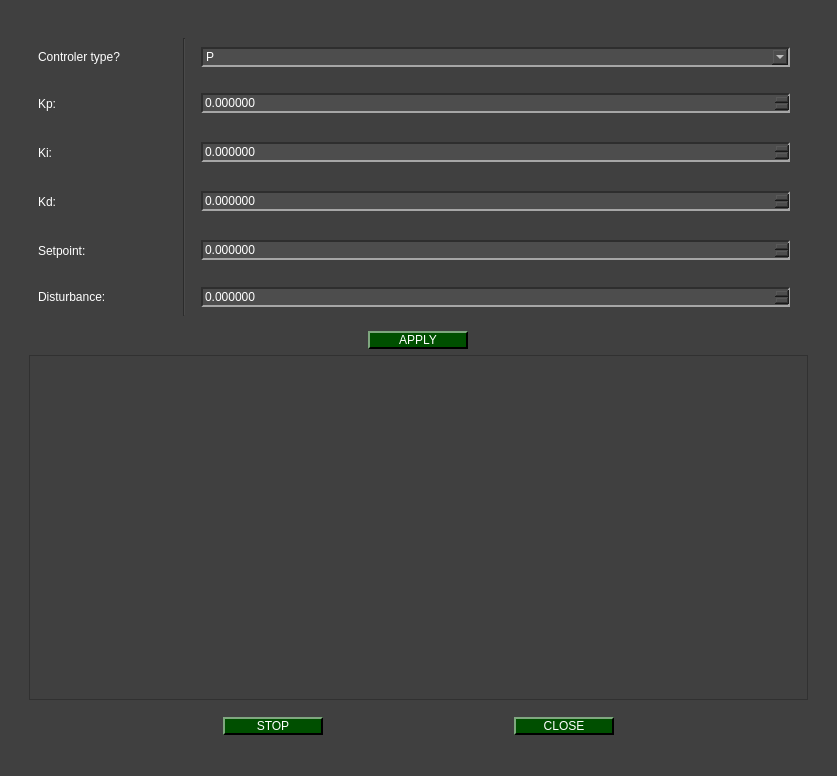
<?xml version="1.0" encoding="UTF-8"?>
<ui version="4.0">
 <class>Dialog_Plot_PID_Window</class>
 <widget class="QDialog" name="Dialog_Plot_PID_Window">
  <property name="geometry">
   <rect>
    <x>0</x>
    <y>0</y>
    <width>837</width>
    <height>776</height>
   </rect>
  </property>
  <property name="windowTitle">
   <string>Dialog</string>
  </property>
  <property name="styleSheet">
   <string notr="true">QWidget{
	background-color: rgb(64, 64, 64);
}

QTabWidget::pane { 
   border: 1px solid rgb(166, 166, 166);
}

QTabBar::tab {
  	background-color: rgb(77, 77, 77);
 }

 QTabBar::tab:selected {
  	background-color: rgb(140, 140, 140);
	padding-top: 2px;
	padding-bottom: 2px;
	padding-left: 12px;
	padding-right: 12px;
 }

 QTabBar::tab:selected:hover {
  	background-color: rgb(140, 140, 140);
	padding-top: 2px;
	padding-bottom: 2px;
	padding-left: 12px;
	padding-right: 12px;
 }

 QTabBar::tab:hover {
  	background-color: rgb(109, 109, 109);
	padding-top: 2px;
	padding-bottom: 2px;
	padding-left: 12px;
	padding-right: 12px;
 }

 QTabBar::tab:middle {
	border-right: 1px dashed rgb(166, 166, 166);
	border-left: 1px dashed rgb(166, 166, 166);
	padding-top: 2px;
	padding-bottom: 2px;
	padding-left: 12px;
	padding-right: 12px;
 }

 QTabBar::tab:last {
	border-top-right-radius: 10px;
	padding-top: 2px;
	padding-bottom: 2px;
	padding-left: 12px;
	padding-right: 12px;
 }

 QTabBar::tab:first {
	border-top-left-radius: 10px;
	padding-top: 2px;
	padding-bottom: 2px;
	padding-left: 12px;
	padding-right: 12px;
 }


QComboBox QAbstractItemView {
    background-color: rgb(77, 77, 77);
}

QComboBox QAbstractItemView::item:focus{
    background-color: rgb(140, 140, 140);
}

QDoubleSpinBox{
	background-color: rgb(77, 77, 77);
	
	border-top: 1.5px solid rgb(46, 46, 46);
	border-left: 1.5px solid rgb(46, 46, 46);

	border-bottom: 1.5px solid rgb(166, 166, 166);
	border-right: 1.5px solid rgb(166, 166, 166);
}

QDoubleSpinBox::up-button{
    image: url(:/imgs/imgs/drop_up_arrow.png);
	width: 11px;

	background-color: rgb(0, 79, 0);
	border-top: 1.5px solid rgb(127, 167, 127);
	border-left: 1.5px solid rgb(127, 167, 127);

	border-bottom: 1.5px solid rgb(0, 0, 0);
	border-right: 1.5px solid rgb(0, 0, 0);
}

QDoubleSpinBox::up-button:pressed{
	border: 2px solid rgb(255, 255, 255);
}

QDoubleSpinBox::up-button:hover{
	background-color: rgb(0, 50, 0);
}

QDoubleSpinBox::down-button{
    image: url(:/imgs/imgs/drop_down_arrow.png);
	width: 11px;

	background-color: rgb(0, 79, 0);
	border-top: 1.5px solid rgb(127, 167, 127);
	border-left: 1.5px solid rgb(127, 167, 127);

	border-bottom: 1.5px solid rgb(0, 0, 0);
	border-right: 1.5px solid rgb(0, 0, 0);
}

QDoubleSpinBox::down-button:pressed{
	border: 2px solid rgb(255, 255, 255);
}

QDoubleSpinBox::down-button:hover{
	background-color: rgb(0, 50, 0);
}

QWidget#centralwidget{
	background-color: rgb(64, 64, 64);
}

QWidget{
	color: rgb(255, 255, 255);
}

QComboBox{
	background-color: rgb(77, 77, 77);
	
	border-top: 1.5px solid rgb(46, 46, 46);
	border-left: 1.5px solid rgb(46, 46, 46);

	border-bottom: 1.5px solid rgb(166, 166, 166);
	border-right: 1.5px solid rgb(166, 166, 166);
}


QComboBox::drop-down{
	image: url(:/imgs/imgs/drop_down_arrow.png);
	width: 11px;

	background-color: rgb(0, 79, 0);
	border-top: 2px solid rgb(127, 167, 127);
	border-left: 2px solid rgb(127, 167, 127);

	border-bottom: 2px solid rgb(0, 0, 0);
	border-right: 2px solid rgb(0, 0, 0);
}

QComboBox::drop-down:hover{
	background-color: rgb(0, 50, 0);
}

QComboBox::drop-down:pressed{
	border: 2px solid rgb(255, 255, 255);
}

QPushButton{
	background-color: rgb(0, 79, 0);

	border-top: 1.5px solid rgb(127, 167, 127);
	border-left: 1.5px solid rgb(127, 167, 127);

	border-bottom: 1.5px solid rgb(0, 0, 0);
	border-right: 1.5px solid rgb(0, 0, 0);

	
	font: 12pt &quot;Helvetica&quot;;
	text-align:center;
}

QWidget{
	font: 12pt &quot;Helvetica&quot;;
}

QPushButton:hover{
	background-color: rgb(0, 50, 0);
}

QPushButton:pressed{
	border: 2px solid rgb(255, 255, 255);
}

QLineEdit{
	background-color: rgb(77, 77, 77);
	border-top: 1.5px solid rgb(46, 46, 46);
	border-left: 1.5px solid rgb(46, 46, 46);

	border-bottom: 1.5px solid rgb(166, 166, 166);
	border-right: 1.5px solid rgb(166, 166, 166);
}

QRadioButton::indicator{
	border-radius: 6px;
	border-top: 1.5px solid rgb(0, 0, 0);
	border-left: 1.5px solid rgb(0, 0, 0);

	border-bottom: 1.5px solid rgb(160, 160, 160);
	border-right: 1.5px solid rgb(160, 160, 160);
}

QRadioButton::indicator::checked{
	background-color: white;
}

QRadioButton::indicator::unchecked:hover{
	background-color: #9F9F9F;
}

QRadioButton::indicator::pressed{
	border: 1.5px solid #505050
}

QPushButton#reload_devices{
	image: url(:/imgs/imgs/reload.png);
	width: 11px;
	background-color: rgb(0, 79, 0);

	border-top: 1.5px solid rgb(127, 167, 127);
	border-left: 1.5px solid rgb(127, 167, 127);

	border-bottom: 1.5px solid rgb(0, 0, 0);
	border-right: 1.5px solid rgb(0, 0, 0);

	
	font: 12pt &quot;Helvetica&quot;;
	text-align:center;
}

QPushButton#reload_devices:hover{
	background-color: rgb(0, 50, 0);
}

QPushButton#reload_devices:pressed{
	border: 2px solid rgb(255, 255, 255);
}

QDoubleSpinBox{
	background-color: rgb(77, 77, 77);
	
	border-top: 1.5px solid rgb(46, 46, 46);
	border-left: 1.5px solid rgb(46, 46, 46);

	border-bottom: 1.5px solid rgb(166, 166, 166);
	border-right: 1.5px solid rgb(166, 166, 166);
}

QDoubleSpinBox:disabled {
    background-color: rgb(50, 50, 50);
    
    border-top: 1.5px solid rgb(30, 30, 30);
    border-left: 1.5px solid rgb(30, 30, 30);
    
    border-bottom: 1.5px solid rgb(100, 100, 100);
    border-right: 1.5px solid rgb(100, 100, 100);
    
    color: rgb(150, 150, 150);
}

QDoubleSpinBox::up-button{
    image: url(:/imgs/imgs/drop_up_arrow.png);
	width: 11px;

	background-color: rgb(0, 79, 0);
	border-top: 1.5px solid rgb(127, 167, 127);
	border-left: 1.5px solid rgb(127, 167, 127);

	border-bottom: 1.5px solid rgb(0, 0, 0);
	border-right: 1.5px solid rgb(0, 0, 0);
}

QDoubleSpinBox::up-button:pressed{
	border: 2px solid rgb(255, 255, 255);
}

QDoubleSpinBox::up-button:hover{
	background-color: rgb(0, 50, 0);
}

QDoubleSpinBox::down-button{
    image: url(:/imgs/imgs/drop_down_arrow.png);
	width: 11px;

	background-color: rgb(0, 79, 0);
	border-top: 1.5px solid rgb(127, 167, 127);
	border-left: 1.5px solid rgb(127, 167, 127);

	border-bottom: 1.5px solid rgb(0, 0, 0);
	border-right: 1.5px solid rgb(0, 0, 0);
}

QDoubleSpinBox::down-button:pressed{
	border: 2px solid rgb(255, 255, 255);
}

QDoubleSpinBox::down-button:hover{
	background-color: rgb(0, 50, 0);
}

QScrollBar:vertical {
     border: 1px solid rgb(140, 140, 140);
     background: rgb(140, 140, 140);
     width: 17px;
     margin: 17px 0 17px 0;
 }
QScrollBar::handle:vertical {
     background: rgb(0, 79, 0);
     min-height: 20px;
 }
QScrollBar::add-line:vertical {
	image: url(:/imgs/imgs/drop_down_arrow.png);
     border: 1px solid rgb(140, 140, 140);
     background: rgb(0, 79, 0);
     height: 15px;
     subcontrol-position: bottom;
     subcontrol-origin: margin;
 }

QScrollBar::sub-line:vertical {
	image: url(:/imgs/imgs/drop_up_arrow.png);
     border: 1px solid rgb(140, 140, 140);
     background: rgb(0, 79, 0);
     height: 15px;
     subcontrol-position: top;
     subcontrol-origin: margin;
 }

QScrollBar::add-line:vertical:pressed {
    border: 1px solid rgb(255, 255, 255);
	background: rgb(0, 79, 0)
 }

QScrollBar::sub-line:vertical:pressed {
	border: 1px solid rgb(255, 255, 255);
	background: rgb(0, 79, 0)
 }

QScrollBar::add-line:vertical:hover {
     background-color: rgb(0, 50, 0);
 }

QScrollBar::sub-line:vertical:hover {
    background-color: rgb(0, 50, 0);
 }

QScrollBar::handle:vertical:pressed {
    border: 1px solid rgb(255, 255, 255);
	background: rgb(0, 79, 0)
 }

QScrollBar::handle:vertical:hover {
    background-color: rgb(0, 50, 0);
 }

QScrollBar::add-page:vertical, QScrollBar::sub-page:vertical {
     background: none;
 }

QScrollArea{
	border: none;
}

QScrollBar:horizontal {
    border: 1px solid rgb(140, 140, 140);
    background: rgb(140, 140, 140);
    height: 17px; /* Era width na vertical */
    margin: 0 17px 0 17px; /* Margens laterais agora */
}

/* O &quot;pegador&quot; (slider) */
QScrollBar::handle:horizontal {
    background: rgb(0, 79, 0);
    min-width: 20px; /* Era min-height */
}

/* Botão da direita (Add line) */
QScrollBar::add-line:horizontal {
    image: url(:/imgs/imgs/drop_right_arrow.png); /* Ideal trocar para uma seta à direita */
    border: 1px solid rgb(140, 140, 140);
    background: rgb(0, 79, 0);
    width: 15px;
    subcontrol-position: right;
    subcontrol-origin: margin;
}

/* Botão da esquerda (Sub line) */
QScrollBar::sub-line:horizontal {
    image: url(:/imgs/imgs/drop_left_arrow.png); /* Ideal trocar para uma seta à esquerda */
    border: 1px solid rgb(140, 140, 140);
    background: rgb(0, 79, 0);
    width: 15px;
    subcontrol-position: left;
    subcontrol-origin: margin;
}

/* Estados de Interação (Hover e Pressed) */
QScrollBar::add-line:horizontal:pressed, QScrollBar::sub-line:horizontal:pressed, QScrollBar::handle:horizontal:pressed {
    border: 1px solid rgb(255, 255, 255);
    background: rgb(0, 79, 0);
}

QScrollBar::add-line:horizontal:hover, QScrollBar::sub-line:horizontal:hover, QScrollBar::handle:horizontal:hover {
    background-color: rgb(0, 50, 0);
}

/* Área de clique para pular página */
QScrollBar::add-page:horizontal, QScrollBar::sub-page:horizontal {
    background: none;
}

</string>
  </property>
  <layout class="QVBoxLayout" name="verticalLayout">
   <item>
    <widget class="QScrollArea" name="scrollArea">
     <property name="widgetResizable">
      <bool>true</bool>
     </property>
     <widget class="QWidget" name="scrollAreaWidgetContents">
      <property name="geometry">
       <rect>
        <x>0</x>
        <y>-4</y>
        <width>802</width>
        <height>769</height>
       </rect>
      </property>
      <layout class="QGridLayout" name="gridLayout_2">
       <item row="0" column="0">
        <widget class="QWidget" name="widget" native="true">
         <layout class="QVBoxLayout" name="verticalLayout_3">
          <item>
           <widget class="QWidget" name="widget_2" native="true">
            <layout class="QGridLayout" name="gridLayout">
             <item row="0" column="5" rowspan="6">
              <widget class="Line" name="line">
               <property name="orientation">
                <enum>Qt::Orientation::Vertical</enum>
               </property>
              </widget>
             </item>
             <item row="0" column="1">
              <widget class="QLabel" name="label_Type">
               <property name="minimumSize">
                <size>
                 <width>109</width>
                 <height>0</height>
                </size>
               </property>
               <property name="maximumSize">
                <size>
                 <width>109</width>
                 <height>25</height>
                </size>
               </property>
               <property name="toolTip">
                <string>&lt;html&gt;&lt;head/&gt;&lt;body&gt;&lt;p&gt;&lt;img src=&quot;:/imgs/imgs/PID_Flow.png&quot;/&gt;&lt;/p&gt;&lt;/body&gt;&lt;/html&gt;</string>
               </property>
               <property name="text">
                <string>Controler type?</string>
               </property>
              </widget>
             </item>
             <item row="3" column="6">
              <widget class="QWidget" name="widget_6" native="true">
               <layout class="QHBoxLayout" name="horizontalLayout_6">
                <item>
                 <widget class="QDoubleSpinBox" name="doubleSpinBox_KdDialog">
                  <property name="decimals">
                   <number>6</number>
                  </property>
                  <property name="maximum">
                   <double>999999999999.000000000000000</double>
                  </property>
                  <property name="singleStep">
                   <double>0.010000000000000</double>
                  </property>
                 </widget>
                </item>
               </layout>
              </widget>
             </item>
             <item row="3" column="1">
              <widget class="QLabel" name="label_Kd">
               <property name="text">
                <string>Kd:</string>
               </property>
              </widget>
             </item>
             <item row="0" column="6">
              <widget class="QWidget" name="widget_9" native="true">
               <layout class="QHBoxLayout" name="horizontalLayout_3">
                <item>
                 <widget class="QComboBox" name="comboBox_TypeDialog">
                  <property name="minimumSize">
                   <size>
                    <width>175</width>
                    <height>0</height>
                   </size>
                  </property>
                  <item>
                   <property name="text">
                    <string>P</string>
                   </property>
                  </item>
                  <item>
                   <property name="text">
                    <string>PI</string>
                   </property>
                  </item>
                  <item>
                   <property name="text">
                    <string>PD</string>
                   </property>
                  </item>
                  <item>
                   <property name="text">
                    <string>PID</string>
                   </property>
                  </item>
                 </widget>
                </item>
               </layout>
              </widget>
             </item>
             <item row="2" column="1">
              <widget class="QLabel" name="label_Ki">
               <property name="text">
                <string>Ki:</string>
               </property>
              </widget>
             </item>
             <item row="2" column="6">
              <widget class="QWidget" name="widget_7" native="true">
               <layout class="QHBoxLayout" name="horizontalLayout_5">
                <item>
                 <widget class="QDoubleSpinBox" name="doubleSpinBox_KiDialog">
                  <property name="decimals">
                   <number>6</number>
                  </property>
                  <property name="maximum">
                   <double>999999999999.000000000000000</double>
                  </property>
                  <property name="singleStep">
                   <double>0.010000000000000</double>
                  </property>
                 </widget>
                </item>
               </layout>
              </widget>
             </item>
             <item row="4" column="1">
              <widget class="QLabel" name="label_Setpoint">
               <property name="minimumSize">
                <size>
                 <width>100</width>
                 <height>30</height>
                </size>
               </property>
               <property name="maximumSize">
                <size>
                 <width>70</width>
                 <height>16777215</height>
                </size>
               </property>
               <property name="text">
                <string>Setpoint:</string>
               </property>
              </widget>
             </item>
             <item row="1" column="1">
              <widget class="QLabel" name="label_Kp">
               <property name="text">
                <string>Kp:</string>
               </property>
              </widget>
             </item>
             <item row="4" column="6">
              <widget class="QWidget" name="widget_5" native="true">
               <layout class="QHBoxLayout" name="horizontalLayout_7">
                <item>
                 <widget class="QDoubleSpinBox" name="doubleSpinBox_SetpointDialog">
                  <property name="enabled">
                   <bool>true</bool>
                  </property>
                  <property name="decimals">
                   <number>6</number>
                  </property>
                  <property name="maximum">
                   <double>999999999999.000000000000000</double>
                  </property>
                  <property name="singleStep">
                   <double>0.010000000000000</double>
                  </property>
                 </widget>
                </item>
               </layout>
              </widget>
             </item>
             <item row="1" column="6">
              <widget class="QWidget" name="widget_8" native="true">
               <layout class="QHBoxLayout" name="horizontalLayout_4">
                <item>
                 <widget class="QDoubleSpinBox" name="doubleSpinBox_KpDialog">
                  <property name="decimals">
                   <number>6</number>
                  </property>
                  <property name="maximum">
                   <double>999999999999.000000000000000</double>
                  </property>
                  <property name="singleStep">
                   <double>0.010000000000000</double>
                  </property>
                 </widget>
                </item>
               </layout>
              </widget>
             </item>
             <item row="5" column="1">
              <widget class="QLabel" name="label_Disturbe">
               <property name="toolTip">
                <string>&lt;html&gt;&lt;head/&gt;&lt;body&gt;&lt;p&gt;&lt;span style=&quot; font-size:14pt;&quot;&gt;The disturbance will be added as an integrator to the output signal of the PID control, as shown in the figure below:&lt;/span&gt;&lt;/p&gt;&lt;p&gt;&lt;img src=&quot;:/imgs/imgs/PID_Flow.png&quot;/&gt;&lt;/p&gt;&lt;/body&gt;&lt;/html&gt;</string>
               </property>
               <property name="styleSheet">
                <string notr="true">QLabel::toolTip {
    font: 12pt &quot;Helvetica&quot;;
    text-align: center;
    color: white;
    background-color: rgb(64, 64, 64);
}
</string>
               </property>
               <property name="text">
                <string>Disturbance:</string>
               </property>
              </widget>
             </item>
             <item row="5" column="2">
              <widget class="QLabel" name="label_I_Distrube">
               <property name="maximumSize">
                <size>
                 <width>24</width>
                 <height>25</height>
                </size>
               </property>
               <property name="toolTip">
                <string>&lt;html&gt;&lt;head/&gt;&lt;body&gt;&lt;p&gt;&lt;span style=&quot; font-size:14pt;&quot;&gt;The disturbance will be added as an integrator to the output signal of the PID control, as shown in the figure below:&lt;br/&gt;&lt;/span&gt;&lt;img src=&quot;:/imgs/imgs/PID_Flow.png&quot;/&gt;&lt;/p&gt;&lt;/body&gt;&lt;/html&gt;</string>
               </property>
               <property name="text">
                <string>&lt;html&gt;&lt;head/&gt;&lt;body&gt;&lt;p&gt;&lt;img src=&quot;:/imgs/imgs/inform.png&quot;/&gt;&lt;/p&gt;&lt;/body&gt;&lt;/html&gt;</string>
               </property>
              </widget>
             </item>
             <item row="0" column="2">
              <widget class="QLabel" name="label_i_Type">
               <property name="maximumSize">
                <size>
                 <width>24</width>
                 <height>25</height>
                </size>
               </property>
               <property name="toolTip">
                <string>&lt;html&gt;&lt;head/&gt;&lt;body&gt;&lt;p&gt;&lt;img src=&quot;:/imgs/imgs/PID_Flow.png&quot;/&gt;&lt;/p&gt;&lt;/body&gt;&lt;/html&gt;</string>
               </property>
               <property name="text">
                <string>&lt;html&gt;&lt;head/&gt;&lt;body&gt;&lt;p&gt;&lt;img src=&quot;:/imgs/imgs/inform.png&quot;/&gt;&lt;/p&gt;&lt;/body&gt;&lt;/html&gt;</string>
               </property>
              </widget>
             </item>
             <item row="5" column="6">
              <widget class="QWidget" name="widget_4" native="true">
               <layout class="QHBoxLayout" name="horizontalLayout_2">
                <item>
                 <widget class="QDoubleSpinBox" name="doubleSpinBox_DisturbeDialog">
                  <property name="decimals">
                   <number>6</number>
                  </property>
                  <property name="maximum">
                   <double>999999999999.000000000000000</double>
                  </property>
                  <property name="singleStep">
                   <double>0.010000000000000</double>
                  </property>
                 </widget>
                </item>
               </layout>
              </widget>
             </item>
            </layout>
           </widget>
          </item>
          <item alignment="Qt::AlignmentFlag::AlignHCenter">
           <widget class="QPushButton" name="pushButton_apply">
            <property name="minimumSize">
             <size>
              <width>100</width>
              <height>0</height>
             </size>
            </property>
            <property name="maximumSize">
             <size>
              <width>100</width>
              <height>16777215</height>
             </size>
            </property>
            <property name="text">
             <string>APPLY</string>
            </property>
           </widget>
          </item>
          <item>
           <widget class="QFrame" name="frame_image">
            <property name="frameShape">
             <enum>QFrame::Shape::StyledPanel</enum>
            </property>
            <property name="frameShadow">
             <enum>QFrame::Shadow::Raised</enum>
            </property>
            <layout class="QVBoxLayout" name="verticalLayout_2">
             <item>
              <widget class="QWidget" name="widget_image" native="true">
               <property name="minimumSize">
                <size>
                 <width>550</width>
                 <height>325</height>
                </size>
               </property>
               <layout class="QHBoxLayout" name="image_layout"/>
              </widget>
             </item>
            </layout>
           </widget>
          </item>
          <item>
           <widget class="QWidget" name="widget_3" native="true">
            <property name="minimumSize">
             <size>
              <width>570</width>
              <height>41</height>
             </size>
            </property>
            <property name="maximumSize">
             <size>
              <width>16777215</width>
              <height>41</height>
             </size>
            </property>
            <layout class="QHBoxLayout">
             <property name="sizeConstraint">
              <enum>QLayout::SizeConstraint::SetDefaultConstraint</enum>
             </property>
             <item>
              <widget class="QPushButton" name="pushButton_startstop">
               <property name="minimumSize">
                <size>
                 <width>0</width>
                 <height>0</height>
                </size>
               </property>
               <property name="maximumSize">
                <size>
                 <width>100</width>
                 <height>16777215</height>
                </size>
               </property>
               <property name="text">
                <string>STOP</string>
               </property>
              </widget>
             </item>
             <item>
              <widget class="QPushButton" name="pushButton_close">
               <property name="minimumSize">
                <size>
                 <width>60</width>
                 <height>0</height>
                </size>
               </property>
               <property name="maximumSize">
                <size>
                 <width>100</width>
                 <height>16777215</height>
                </size>
               </property>
               <property name="text">
                <string>CLOSE</string>
               </property>
              </widget>
             </item>
            </layout>
           </widget>
          </item>
         </layout>
        </widget>
       </item>
      </layout>
     </widget>
    </widget>
   </item>
  </layout>
 </widget>
 <tabstops>
  <tabstop>pushButton_apply</tabstop>
 </tabstops>
 <resources>
  <include location="resources_1.qrc"/>
 </resources>
 <connections/>
</ui>
